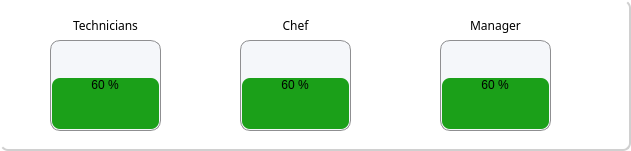
    <widget class="QFrame" name="frame">
     <property name="geometry">
      <rect>
       <x>460</x>
       <y>20</y>
       <width>631</width>
       <height>151</height>
      </rect>
     </property>
     <property name="styleSheet">
      <string notr="true">QFrame {
    background-color: white; /* Background color for the frame */
    border: none;            /* No border for the frame */
    border-bottom: 2px solid #d0d0d0; /* Bottom border */
    border-right: 2px solid #d0d0d0;  /* Right border */
    border-radius: 8px;     /* Rounded corners */
}
</string>
     </property>
     <property name="frameShape">
      <enum>QFrame::Shape::StyledPanel</enum>
     </property>
     <property name="frameShadow">
      <enum>QFrame::Shadow::Raised</enum>
     </property>
     <widget class="QProgressBar" name="progressBar2">
      <property name="geometry">
       <rect>
        <x>240</x>
        <y>40</y>
        <width>111</width>
        <height>91</height>
       </rect>
      </property>
      <property name="styleSheet">
       <string notr="true">QProgressBar {
    border: 1px solid #8f8f91;
    border-radius: 10px;          /* Outer border radius */
    background-color:#F5F7FA;    /* Background color */
    text-align: center;           /* Centered text */
}

QProgressBar::chunk {
    background-color: #1ba019;    /* Fill color */
    border-radius: 8px;           /* Inner fill border radius */
    margin: 1px;                  /* Adds space for rounded edges */
}
</string>
      </property>
      <property name="value">
       <number>60</number>
      </property>
      <property name="alignment">
       <set>Qt::AlignmentFlag::AlignHCenter|Qt::AlignmentFlag::AlignTop</set>
      </property>
      <property name="textVisible">
       <bool>true</bool>
      </property>
      <property name="orientation">
       <enum>Qt::Orientation::Vertical</enum>
      </property>
      <property name="invertedAppearance">
       <bool>false</bool>
      </property>
      <property name="textDirection">
       <enum>QProgressBar::Direction::BottomToTop</enum>
      </property>
      <property name="format">
       <string>%p %</string>
      </property>
     </widget>
     <widget class="QProgressBar" name="progressBar3">
      <property name="geometry">
       <rect>
        <x>440</x>
        <y>40</y>
        <width>111</width>
        <height>91</height>
       </rect>
      </property>
      <property name="styleSheet">
       <string notr="true">QProgressBar {
    border: 1px solid #8f8f91;
    border-radius: 10px;          /* Outer border radius */
    background-color: #F5F7FA;    /* Background color */
    text-align: center;           /* Centered text */
}

QProgressBar::chunk {
    background-color: #1ba019;    /* Fill color */
    border-radius: 8px;           /* Inner fill border radius */
    margin: 1px;                  /* Adds space for rounded edges */
}
</string>
      </property>
      <property name="value">
       <number>60</number>
      </property>
      <property name="alignment">
       <set>Qt::AlignmentFlag::AlignHCenter|Qt::AlignmentFlag::AlignTop</set>
      </property>
      <property name="textVisible">
       <bool>true</bool>
      </property>
      <property name="orientation">
       <enum>Qt::Orientation::Vertical</enum>
      </property>
      <property name="invertedAppearance">
       <bool>false</bool>
      </property>
      <property name="textDirection">
       <enum>QProgressBar::Direction::BottomToTop</enum>
      </property>
      <property name="format">
       <string>%p %</string>
      </property>
     </widget>
     <widget class="QProgressBar" name="progressBar1">
      <property name="geometry">
       <rect>
        <x>50</x>
        <y>40</y>
        <width>111</width>
        <height>91</height>
       </rect>
      </property>
      <property name="styleSheet">
       <string notr="true">QProgressBar {
    border: 1px solid #8f8f91;
    border-radius: 10px;          /* Outer border radius */
    background-color: #F5F7FA;    /* Background color */
    text-align: center;           /* Centered text */
}

QProgressBar::chunk {
    background-color: #1ba019;    /* Fill color */
    border-radius: 8px;           /* Inner fill border radius */
    margin: 1px;                  /* Adds space for rounded edges */
}
</string>
      </property>
      <property name="value">
       <number>60</number>
      </property>
      <property name="alignment">
       <set>Qt::AlignmentFlag::AlignHCenter|Qt::AlignmentFlag::AlignTop</set>
      </property>
      <property name="textVisible">
       <bool>true</bool>
      </property>
      <property name="orientation">
       <enum>Qt::Orientation::Vertical</enum>
      </property>
      <property name="invertedAppearance">
       <bool>false</bool>
      </property>
      <property name="textDirection">
       <enum>QProgressBar::Direction::BottomToTop</enum>
      </property>
      <property name="format">
       <string>%p %</string>
      </property>
     </widget>
     <widget class="QLabel" name="label_2">
      <property name="geometry">
       <rect>
        <x>50</x>
        <y>10</y>
        <width>111</width>
        <height>31</height>
       </rect>
      </property>
      <property name="font">
       <font>
        <family>Lexend</family>
       </font>
      </property>
      <property name="styleSheet">
       <string notr="true">border:none;
background-color:transparent;
</string>
      </property>
      <property name="text">
       <string>Technicians</string>
      </property>
      <property name="alignment">
       <set>Qt::AlignmentFlag::AlignCenter</set>
      </property>
     </widget>
     <widget class="QLabel" name="label_3">
      <property name="geometry">
       <rect>
        <x>240</x>
        <y>10</y>
        <width>111</width>
        <height>31</height>
       </rect>
      </property>
      <property name="font">
       <font>
        <family>Lexend</family>
       </font>
      </property>
      <property name="styleSheet">
       <string notr="true">border:none;
background-color:transparent;
</string>
      </property>
      <property name="text">
       <string>Chef</string>
      </property>
      <property name="alignment">
       <set>Qt::AlignmentFlag::AlignCenter</set>
      </property>
     </widget>
     <widget class="QLabel" name="label_4">
      <property name="geometry">
       <rect>
        <x>440</x>
        <y>10</y>
        <width>111</width>
        <height>31</height>
       </rect>
      </property>
      <property name="font">
       <font>
        <family>Lexend</family>
       </font>
      </property>
      <property name="styleSheet">
       <string notr="true">border:none;
background-color:transparent;
</string>
      </property>
      <property name="text">
       <string>Manager</string>
      </property>
      <property name="alignment">
       <set>Qt::AlignmentFlag::AlignCenter</set>
      </property>
     </widget>
    </widget>
